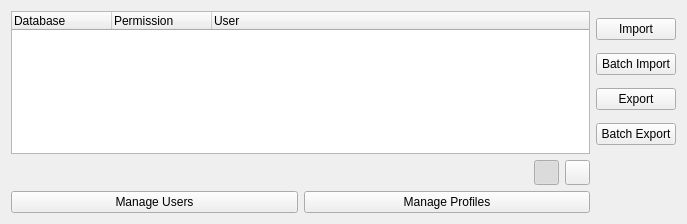
<?xml version="1.0" encoding="UTF-8"?>
<ui version="4.0">
 <class>PermissionWidget</class>
 <widget class="QWidget" name="PermissionWidget">
  <property name="geometry">
   <rect>
    <x>0</x>
    <y>0</y>
    <width>687</width>
    <height>224</height>
   </rect>
  </property>
  <property name="sizePolicy">
   <sizepolicy hsizetype="Preferred" vsizetype="Expanding">
    <horstretch>0</horstretch>
    <verstretch>0</verstretch>
   </sizepolicy>
  </property>
  <property name="windowTitle">
   <string>Form</string>
  </property>
  <layout class="QGridLayout" name="gridLayout">
   <item row="0" column="0" colspan="2">
    <widget class="QTreeWidget" name="permissionTreeWidget">
     <property name="toolTip">
      <string>Right click for options</string>
     </property>
     <attribute name="headerCascadingSectionResizes">
      <bool>true</bool>
     </attribute>
     <attribute name="headerMinimumSectionSize">
      <number>60</number>
     </attribute>
     <attribute name="headerStretchLastSection">
      <bool>true</bool>
     </attribute>
     <column>
      <property name="text">
       <string>Database</string>
      </property>
     </column>
     <column>
      <property name="text">
       <string>Permission</string>
      </property>
     </column>
     <column>
      <property name="text">
       <string>User</string>
      </property>
     </column>
    </widget>
   </item>
   <item row="0" column="2">
    <layout class="QVBoxLayout" name="verticalLayout">
     <item>
      <widget class="QPushButton" name="importPushButton">
       <property name="text">
        <string>Import</string>
       </property>
      </widget>
     </item>
     <item>
      <widget class="QPushButton" name="batchImportPushButton">
       <property name="text">
        <string>Batch Import</string>
       </property>
      </widget>
     </item>
     <item>
      <widget class="QPushButton" name="exportPushButton">
       <property name="text">
        <string>Export</string>
       </property>
      </widget>
     </item>
     <item>
      <widget class="QPushButton" name="batchExportPushButton">
       <property name="text">
        <string>Batch Export</string>
       </property>
      </widget>
     </item>
    </layout>
   </item>
   <item row="1" column="0">
    <spacer name="horizontalSpacer">
     <property name="orientation">
      <enum>Qt::Horizontal</enum>
     </property>
     <property name="sizeHint" stdset="0">
      <size>
       <width>571</width>
       <height>20</height>
      </size>
     </property>
    </spacer>
   </item>
   <item row="1" column="1">
    <layout class="QHBoxLayout" name="horizontalLayout">
     <item>
      <widget class="QPushButton" name="databasePerspectivePushButton">
       <property name="sizePolicy">
        <sizepolicy hsizetype="Fixed" vsizetype="Fixed">
         <horstretch>0</horstretch>
         <verstretch>0</verstretch>
        </sizepolicy>
       </property>
       <property name="minimumSize">
        <size>
         <width>25</width>
         <height>25</height>
        </size>
       </property>
       <property name="maximumSize">
        <size>
         <width>25</width>
         <height>25</height>
        </size>
       </property>
       <property name="toolTip">
        <string>View Database Perspective</string>
       </property>
       <property name="text">
        <string/>
       </property>
       <property name="icon">
        <iconset resource="../resources.qrc">
         <normaloff>:/plugins/DsgTools/icons/database.png</normaloff>:/plugins/DsgTools/icons/database.png</iconset>
       </property>
       <property name="checkable">
        <bool>true</bool>
       </property>
       <property name="checked">
        <bool>true</bool>
       </property>
       <property name="autoExclusive">
        <bool>true</bool>
       </property>
       <property name="autoDefault">
        <bool>false</bool>
       </property>
      </widget>
     </item>
     <item>
      <widget class="QPushButton" name="userPerspectivePushButton">
       <property name="sizePolicy">
        <sizepolicy hsizetype="Fixed" vsizetype="Fixed">
         <horstretch>0</horstretch>
         <verstretch>0</verstretch>
        </sizepolicy>
       </property>
       <property name="minimumSize">
        <size>
         <width>25</width>
         <height>25</height>
        </size>
       </property>
       <property name="maximumSize">
        <size>
         <width>25</width>
         <height>25</height>
        </size>
       </property>
       <property name="toolTip">
        <string extracomment="aaa">View User Perspective</string>
       </property>
       <property name="text">
        <string/>
       </property>
       <property name="icon">
        <iconset resource="../resources.qrc">
         <normaloff>:/plugins/DsgTools/icons/manageUserProfiles.png</normaloff>:/plugins/DsgTools/icons/manageUserProfiles.png</iconset>
       </property>
       <property name="checkable">
        <bool>true</bool>
       </property>
       <property name="autoExclusive">
        <bool>true</bool>
       </property>
      </widget>
     </item>
    </layout>
   </item>
   <item row="2" column="0" colspan="2">
    <layout class="QHBoxLayout" name="horizontalLayout_2">
     <item>
      <widget class="QPushButton" name="manageUsersPushButton">
       <property name="toolTip">
        <string>Create or Remove an user from selected server</string>
       </property>
       <property name="text">
        <string>Manage Users</string>
       </property>
      </widget>
     </item>
     <item>
      <widget class="QPushButton" name="manageProfilesPushButton">
       <property name="toolTip">
        <string>Create, Update or Delete a profile</string>
       </property>
       <property name="text">
        <string>Manage Profiles</string>
       </property>
      </widget>
     </item>
    </layout>
   </item>
  </layout>
 </widget>
 <resources>
  <include location="../resources.qrc"/>
 </resources>
 <connections/>
</ui>
